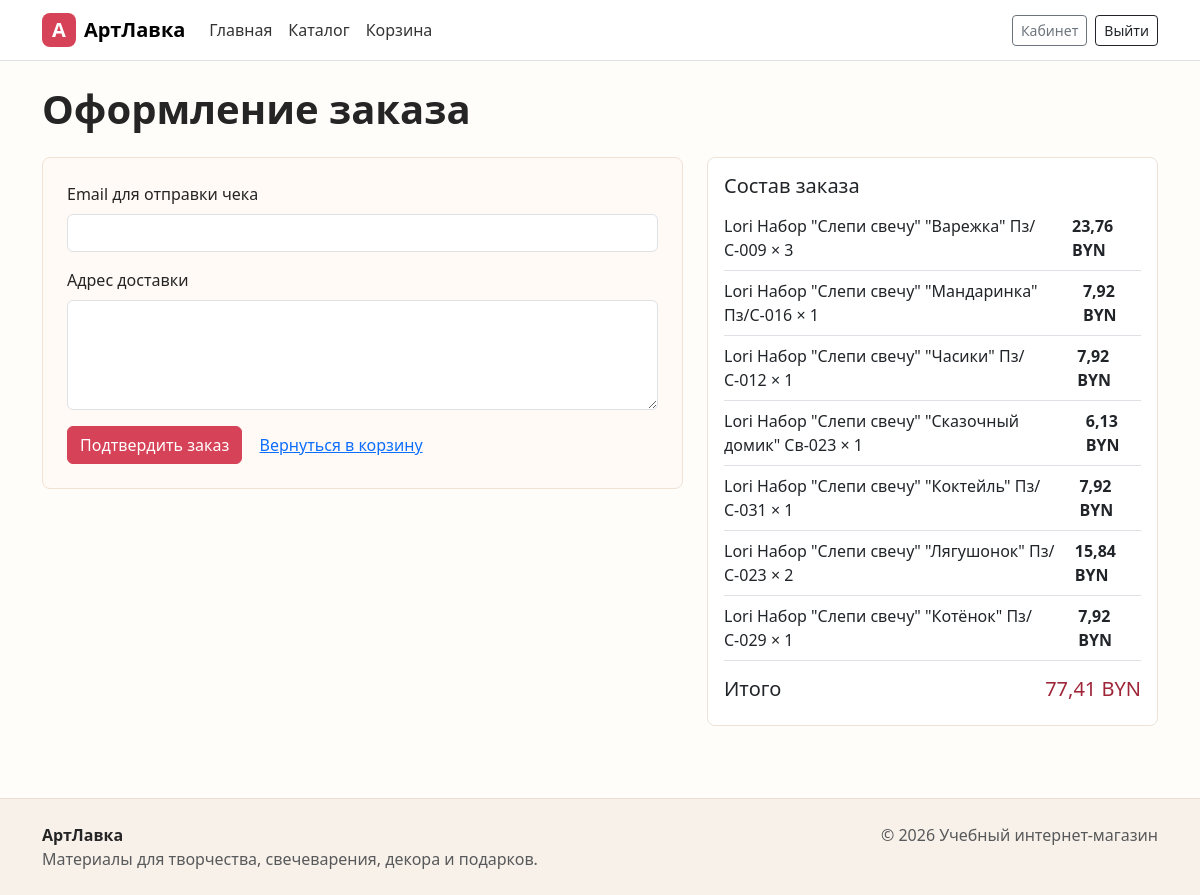
Screenshot of /checkout/ (signed in) with the database file from the repository.
### shop/models.py (models this page shows, shortened)
class CartItem(models.Model):
    cart = models.ForeignKey(
        Cart,
        on_delete=models.CASCADE,
        related_name="items"
    )
    product = models.ForeignKey(
        Product,
        on_delete=models.CASCADE
    )
    quantity = models.PositiveIntegerField()
    def total_price(self):
        return self.product.price * self.quantity

class Product(models.Model):
    name = models.CharField(max_length=200)
    description = models.TextField()
    product_image = models.ImageField(upload_to='products/')
    price = models.DecimalField(max_digits=10, decimal_places=2)
    stock_quantity = models.IntegerField()
    category = models.ForeignKey(
        Category,
        on_delete=models.CASCADE,
        related_name="products"
    )
    manufacturer = models.ForeignKey(
        Manufacturer,
        on_delete=models.CASCADE,
        related_name="products"
    )

### shop/views.py (the view, shortened to what this page needs)
# urls.py: path('checkout/', views.checkout, name='checkout'),
@login_required
def checkout(request):
    cart, created = Cart.objects.get_or_create(user=request.user)
    items = list(cart.items.select_related("product"))
    if not items:
        messages.error(request, "Корзина пуста. Добавьте товары перед оформлением заказа.")
        return redirect("cart")
    return render(request, "shop/checkout.html", {
        "items": items,
        "total_price": cart.total_price(),
        "default_email": request.user.email,
    })

### shop/models.py (called while the page is built)
    def total_price(self):
        return sum(item.total_price() for item in self.items.all())

### shop/templates/shop/checkout.html (shortened to what this page needs)
{% extends 'base.html' %}
{% block content %}
<div class="container py-4">
    <h1 class="fw-bold mb-4">Оформление заказа</h1>
    <div class="row g-4">
        <div class="col-lg-7">
            <form class="filter-panel p-4" method="post">
                <div class="mb-3">
                    <label class="form-label" for="email">Email для отправки чека</label>
                    <input class="form-control" type="email" id="email" name="email" value="{{ default_email }}" required>
                </div>
                <div class="mb-3">
                    <label class="form-label" for="shipping_address">Адрес доставки</label>
                    <textarea class="form-control" id="shipping_address" name="shipping_address" rows="4" required></textarea>
                </div>
                <button class="btn btn-primary" type="submit">Подтвердить заказ</button>
                <a class="btn btn-link" href="{% url 'cart' %}">Вернуться в корзину</a>
            </form>
        </div>
        <div class="col-lg-5">
            <div class="card product-card">
                <div class="card-body">
                    <h2 class="h5">Состав заказа</h2>
                    {% for item in items %}
                        <div class="d-flex justify-content-between border-bottom py-2 gap-3">
                            <span>{{ item.product.name }} × {{ item.quantity }}</span>
                            <strong>{{ item.total_price }} BYN</strong>
                        </div>
                    {% endfor %}
                    <div class="d-flex justify-content-between pt-3">
                        <span class="h5">Итого</span>
                        <strong class="h5 price">{{ total_price }} BYN</strong>
                    </div>
                </div>
            </div>
        </div>
    </div>
</div>
{% endblock %}

### static/css/style.css (style rules this page uses)
:root { --brand: #d64257; --brand-dark: #9f2638; --ink: #252525; --muted: #6b7280; --paper: #fffaf6; --mint: #d8f1e6; --sun: #ffd166; }
body { background: #fffdf9; color: var(--ink); }
.btn-primary { --bs-btn-bg: var(--brand); --bs-btn-border-color: var(--brand); --bs-btn-hover-bg: var(--brand-dark); --bs-btn-hover-border-color: var(--brand-dark); }
.filter-panel { background: var(--paper); border: 1px solid #f0e2d5; border-radius: 8px; }
.product-card { border-color: #eee2d8; border-radius: 8px; overflow: hidden; transition: transform .2s, box-shadow .2s; }
.price { color: var(--brand-dark); }

### rows the page displays
CartItem: product.name "Lori Набор \"Слепи свечу\" \"Варежка\" Пз/С-009", quantity "3", total_price "23,76"
CartItem: product.name "Lori Набор \"Слепи свечу\" \"Мандаринка\" Пз/С-016", quantity "1", total_price "7,92"
CartItem: product.name "Lori Набор \"Слепи свечу\" \"Часики\" Пз/С-012", quantity "1", total_price "7,92"
CartItem: product.name "Lori Набор \"Слепи свечу\" \"Сказочный домик\" Св-023", quantity "1", total_price "6,13"
CartItem: product.name "Lori Набор \"Слепи свечу\" \"Коктейль\" Пз/С-031", quantity "1", total_price "7,92"
CartItem: product.name "Lori Набор \"Слепи свечу\" \"Лягушонок\" Пз/С-023", quantity "2", total_price "15,84"
CartItem: product.name "Lori Набор \"Слепи свечу\" \"Котёнок\" Пз/С-029", quantity "1", total_price "7,92"

### other values shown
{{ total_price }} "77,41"
